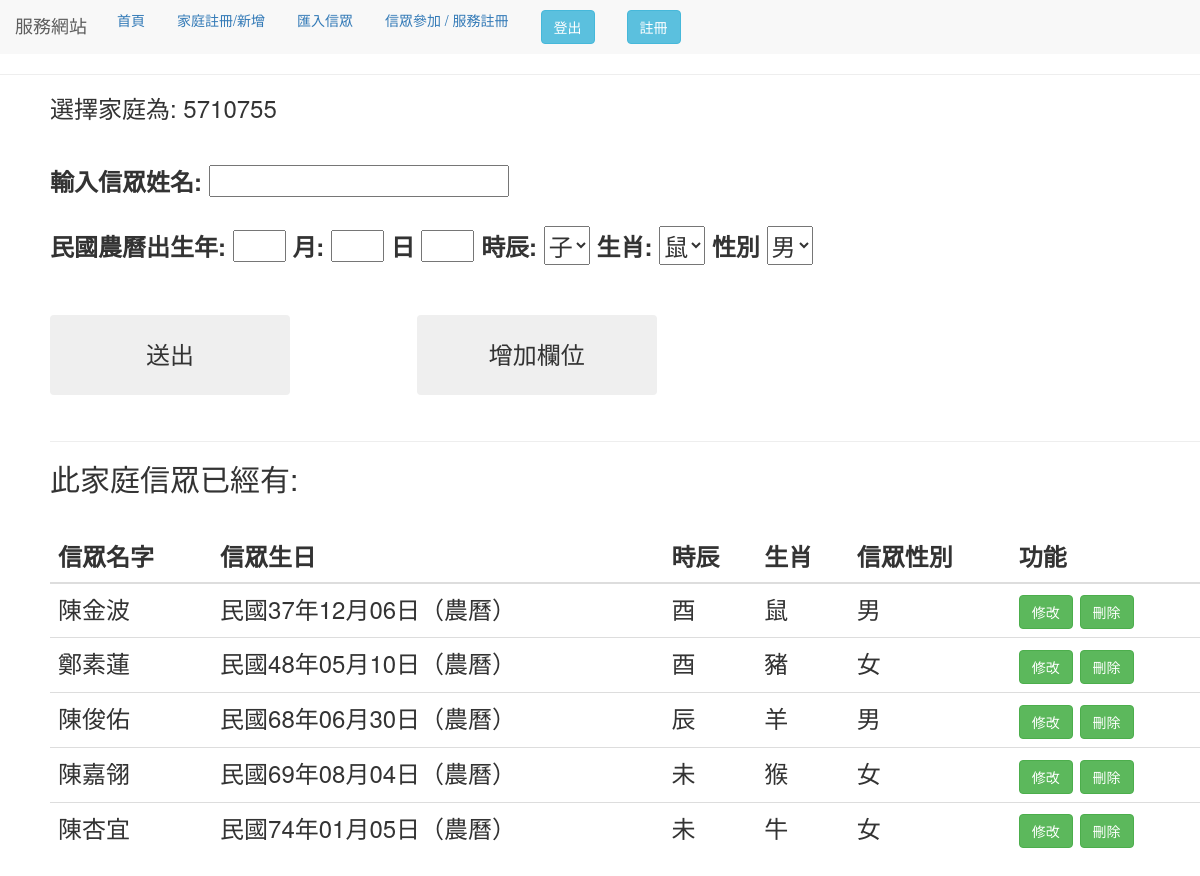
The app's page /home/46 (signed in) with its own data.
### use_app/models.py (models this page shows)
class Home(models.Model):
    address = models.CharField(verbose_name='地址', max_length=100)
    home_phone = models.CharField(verbose_name='家庭電話', max_length=100)
    class Meta:
        verbose_name_plural = '家庭資料庫'

class People_data(models.Model):
    name = models.CharField(verbose_name='輸入姓名', max_length=10)
    birthday = models.CharField(verbose_name='西元生日',
                                max_length=20)  # default = timezone.now
    time = models.CharField(max_length=5)
    animal = models.CharField(max_length=3)
    gender = models.CharField(verbose_name='性別',
                              max_length=32,
                              choices=(('male', '男'), ('female', '女')),
                              default="男")
    home_id = models.CharField(max_length=10)
    class Meta:
        verbose_name_plural = '香客資料庫'

### use_app/views.py (the view, shortened to what this page needs)
# urls.py: path("home/<int:pk>",views.people_form,name= "home"),
@login_required(login_url='/use_login')
def people_form(request, pk):
    form = peopleform(request.POST or None)
    fix_form = fix_peopleform(None)
    x_try = Home.objects.get(pk=pk).home_phone
    title_one = "信眾名字"
    title_two = "信眾生日"
    title_three = "信眾性別"
    get_x = "此家庭信眾"
    people_all = People_data.objects.filter(home_id=pk)
    context = locals()
    return render(request, "people_add.html", context)

### use_app/forms.py
class fix_peopleform(forms.Form):
    x_name = forms.CharField(required=False, label="輸入香客名稱", max_length=20)
    x_birthday = forms.CharField(required=False, label="輸入民國年", max_length=20)
    x_month = forms.CharField(required=False, label="輸入月", max_length=20)
    x_day = forms.CharField(required=False, label="輸入日", max_length=20)
    x_time = forms.ChoiceField(label='時辰',
                               required=False,
                               choices=(('子', '子'), ('丑', '丑'), ('寅', '寅'),
                                        ('卯', '卯'), ('辰', '辰'), ('巳', '巳'),
                                        ('午', '午'), ('未', '未'), ('申', '申'),
                                        ('酉', '酉'), ('戌', '戌'), ('亥', '亥')),
                               initial="子",
                               widget=forms.widgets.Select())
    x_gender = forms.ChoiceField(label='性別',
                                 required=False,
                                 choices=(('male', '男'), ('female', '女')),
                                 initial="男",
                                 widget=forms.widgets.Select())

### use_app/views.py (called while the page is built)
@django.template.defaulttags.register.filter
def BeautifyDateStr(value):
    arr = value.split("-")
    try:
        year = int(arr[0])
    except:
        year = arr[0]
    try:
        month = int(arr[1])
        month = '0' + str(month) if month < 10 else month
    except:
        month = arr[1]
    try:
        day = int(arr[2])
        day = '0' + str(day) if day < 10 else day
    except:
        day = arr[2]
    return "民國" + str(year) + "年" + str(month) + "月" + str(day) + "日（農曆）"

### templates/people_add.html (shortened to what this page needs)
{% extends "base.html" %} {% block title %} 表單 {% endblock %} {% block form %}
<head>
    <link rel="stylesheet" href="//code.jquery.com/ui/1.12.1/themes/base/jquery-ui.css">
</head>
<body>
    <div style="margin-left:50px;">
        <form method='POST' enctype="multipart/form-data">
            {% csrf_token %} 選擇家庭為: {{x_try}} <br>
            <br>
            <div id="use" style="margin-bottom:5vmin">
                <label for="id_name" style="margin-top:20px">輸入信眾姓名:</label>
                {{ form.name }}
                <br><br>
                <label for="id_birthday_y">民國農曆出生年: </label>
                {{form.birthday_y}}
                <label for="id_birthday_m">月:</label>
                {{form.birthday_m}}
                <label for="id_birthday_d">日</label>
                {{form.birthday_d}}
                <label for="id_time">時辰:</label>
                {{form.time}}
                <label for="id_animal">生肖:</label>
                {{form.animal}}
                <label for="id_x_gender">性別</label>
                {{form.gender}}
            </div>
            <div style="margin-top:50px">
                <input style="width:20vw;height: 10vh;font-size:100%;" class="btn btn-outline-dark" type="submit"
                    value="送出" />
                <button type="button" style="width:20vw;height: 10vh;font-size:100%; margin-left:10vw;"
                    class=" btn btn-outline-dark" onclick="ShowMeDate()">增加欄位</button>
            </div>
        </form>
        <br>
        <hr>
        <h2>{{ get_x }}已經有:</h2>
        {% if people_all %}
        <br>
        <table class="table">
            <thead>
                <tr>
                    <th scope="col">{{title_one}}</th>
                    <th scope="col">{{title_two}}</th>
                    <th scope="col">時辰</th>
                    <th scope="col">生肖</th>
                    <th scope="col">{{title_three}}</th>
                    <th scope="col">功能</th>
            </thead>
            <tbody>
                {% for c in people_all %}
                <tr>
                    <td id={{c.name}}> {{ c.name }} </td>
                    <td id={{c.name}}{{c.birthday}}>{{c.birthday|BeautifyDateStr}}</td>
                    <td>{{c.time}}</td>
                    <td id={{c.animal}}> {{ c.animal }} </td>
                    {% if c.gender == "female" %}
                    <td id={{c.name}}{{c.gender}}> 女 </td>
                    {% else %}
                    <td id={{c.name}}{{c.gender}}> 男 </td>
                    {% endif %}
                    <td>
                        <button class="btn btn-success fix"
                            value="{{c.name}}/{{c.gender}}/{{c.birthday}}/{{c.home_id}}/{{c.time}}"> 修改</button>
                        <a href="home_del/{{c.home_id}}/{{c.pk}}"> <button class="btn btn-success del"
                                value="{{c.home_id}}▲{{c.name}}"> 刪除</button> </a>
                    </td>
                </tr>
                {% endfor %}
            </tbody>
        </table>
        {% else %}
        <p>無資料</p>
        {% endif %}
    </div>
</body>
{% endblock %}

### records on screen
Home: home_phone "5710755"
People_data: name "陳金波", birthday|BeautifyDateStr "民國37年12月06日（農曆）", time "酉", animal "鼠"
People_data: name "鄭素蓮", birthday|BeautifyDateStr "民國48年05月10日（農曆）", time "酉", animal "豬"
People_data: name "陳俊佑", birthday|BeautifyDateStr "民國68年06月30日（農曆）", time "辰", animal "羊"
People_data: name "陳嘉翎", birthday|BeautifyDateStr "民國69年08月04日（農曆）", time "未", animal "猴"
People_data: name "陳杏宜", birthday|BeautifyDateStr "民國74年01月05日（農曆）", time "未", animal "牛"

### other values on screen
{{ get_x }} "此家庭信眾"
{{ title_one }} "信眾名字"
{{ title_two }} "信眾生日"
{{ title_three }} "信眾性別"
